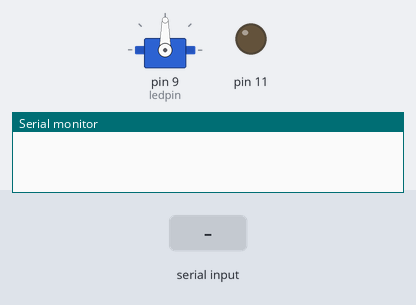
A sketch run on a simulated Arduino Uno, built with avr-gcc and run on an emulated ATmega328P. Parts: servo, output pins drawn as LEDs (lit = HIGH), the last lines printed to the serial monitor. The inputs (shaded band) are chosen by the test bench.

Above: at 1.2 s.
1.3 s: "F" received over Serial
At 2.3 s:
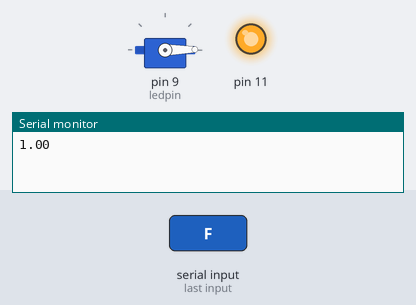
Timing chart, 0 to 4.3 s (numbered marks = the images above; inputs shaded):
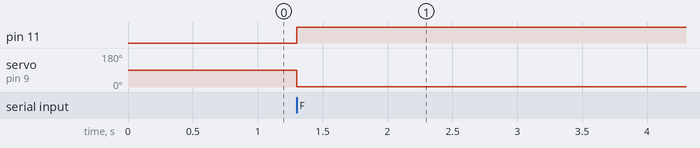

Measured:
- after the input at 1.3 s, pin 11: LOW → HIGH at once; servo on pin 9 (ledpin): 90° → 1° at once

The sketch:

p5__ArduinoServo.ino
```cpp
#include <Servo.h>

Servo me;
float val=0.000f;
int message=0;
int ledpin=9;

void setup()
{
  Serial.begin(9600);
  me.attach(ledpin);
  pinMode(11, OUTPUT);
}

void loop()
{
   if(Serial.available()>0){
     message = Serial.read();
     digitalWrite(11,HIGH);
    if(val<179 && message == 'F'){
      val= val + 1;
      me.write(val);
      delay(5);
      Serial.println(val);
    }if(message == 'B'){
      me.write(val);
      val = val - 1;
      delay(5);
      Serial.println(val);
    }

   }


}
```
